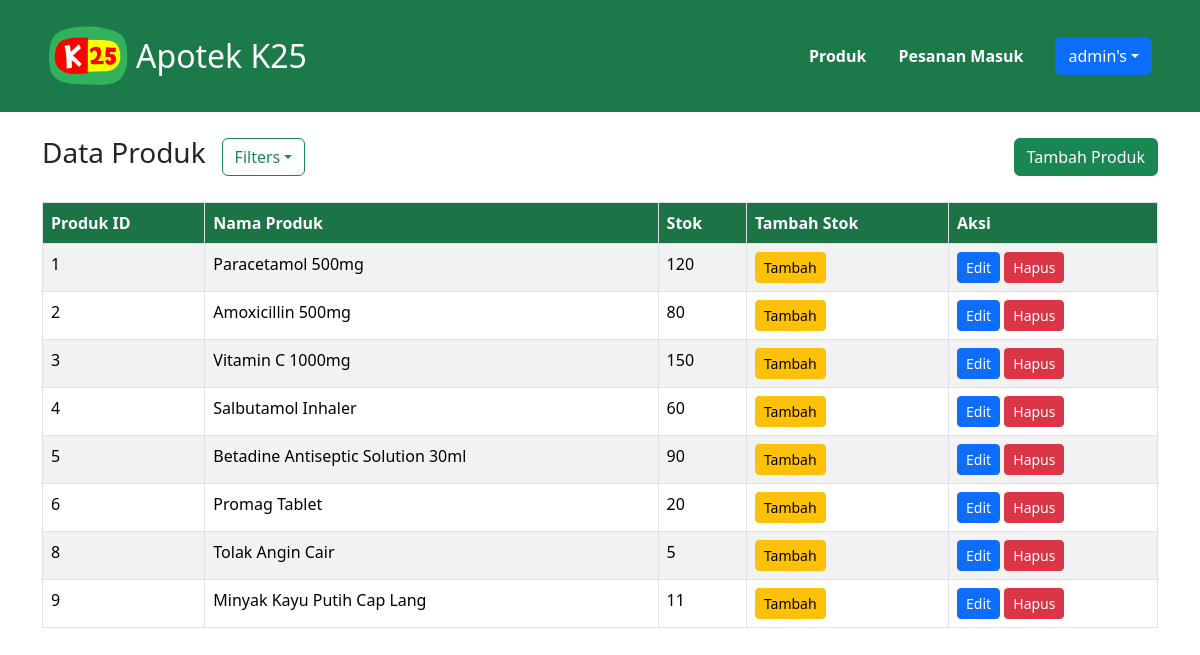
/admin/produk.php (signed in), run on the app's committed database.
### tables this page shows
CREATE TABLE `obat` (
  `id_obat` int(11) NOT NULL,
  `gambar` varchar(255) DEFAULT NULL,
  `nama_obat` varchar(100) NOT NULL,
  `deskripsi` text DEFAULT NULL,
  `stok` int(11) DEFAULT 0,
  `harga` int(11) NOT NULL
);

### admin/produk.php (the view, shortened to what this page needs)
<?php
    $username = $_SESSION['username'];
?>
<!doctype html>
<html lang="en">
<head>
    <link href="https://cdn.jsdelivr.net/npm/bootstrap@5.3.8/dist/css/bootstrap.min.css" rel="stylesheet"
>
</head>
<body style="background-color: #ffffff;">
    <header class="d-flex flex-wrap justify-content-between align-items-center p-3 px-5">
        <a href="produk.php" class="d-flex align-items-center text-decoration-none">
            <img src="../asset/logo.png" alt="logo.png" height="80" class="me-2">
            <h2 class="text-white mb-0">Apotek K25</h2>
        </a>
        <div class="d-flex flex-wrap justify-content-end align-items-center">
            <ul class="nav justify-content-end px-3">
                <li class="nav-item">
                    <a class="nav-link active text-white fw-bold" href="produk.php">Produk</a>
                </li>
                <li class="nav-item">
                    <a class="nav-link text-white fw-bold" href="pesanan.php">Pesanan Masuk</a>
                </li>
            </ul>
            <div class="dropdown">
                <button type="button" class="btn btn-primary dropdown-toggle" data-bs-toggle="dropdown"><?=$username?>'s</button>
            </div>
        </div>
    </header>
    <div class="container m-4 mx-auto">
        <div class="d-flex flex-wrap justify-content-between align-items-center">
            <div class="d-flex flex-wrap align-items-center gap-3">
                <h3>Data Produk</h3>
                <div class="dropdown">
                    <button type="button" class="btn btn-outline-success dropdown-toggle" data-bs-toggle="dropdown">Filters</button>
                </div>
            </div>
            <a href="tambah-produk.php" class="btn btn-success">Tambah Produk</a>
        </div><br>
        <table class="table table-striped table-bordered th-color">
            <tr>
                <th>Produk ID</th>
                <th>Nama Produk</th>
                <th>Stok</th>
                <th>Tambah Stok</th>
                <th>Aksi</th>
            </tr>
            <tbody id="productList">
                <?php
                    include "../connection.php";
                    $sql = "SELECT * FROM obat";
                    $query = mysqli_query($connect, "$sql");
                    while ($row = mysqli_fetch_assoc($query)) : ?>
                    <tr>
                        <td><?= $row['id_obat']; ?></td>
                        <td><?= $row['nama_obat']; ?></td>
                        <td><?= $row['stok']; ?></td>
                        <td>
                            <a href="tambah-stok.php?id=<?= $row['id_obat']; ?>" class="btn btn-warning btn-sm">Tambah</a>
                        </td>
                        <td>
                            <a href="edit_produk.php?id=<?= $row['id_obat']; ?>" class="btn btn-primary btn-sm">Edit</a>
                            <a href="hapus_produk.php?id=<?= $row['id_obat']; ?>"
                                class="btn btn-danger btn-sm"
                                onclick="return confirm('Yakin hapus produk ini?');">
                            Hapus
                            </a>
                        </td>
                    </tr>
                <?php endwhile; ?>
            </tbody>
        </table>
    </div>
</body>
</html>

### admin/produk.php (style rules this page uses)
header { background-color: #1c794a; }
.th-color th { background-color: #1c794a; color: white; }

### data on the page
obat: id_obat "1", nama_obat "Paracetamol 500mg", stok "120"
obat: id_obat "2", nama_obat "Amoxicillin 500mg", stok "80"
obat: id_obat "3", nama_obat "Vitamin C 1000mg", stok "150"
obat: id_obat "4", nama_obat "Salbutamol Inhaler", stok "60"
obat: id_obat "5", nama_obat "Betadine Antiseptic Solution 30ml", stok "90"
obat: id_obat "6", nama_obat "Promag Tablet", stok "20"
obat: id_obat "8", nama_obat "Tolak Angin Cair", stok "5"
obat: id_obat "9", nama_obat "Minyak Kayu Putih Cap Lang", stok "11"

### other printed values
$username "admin"
